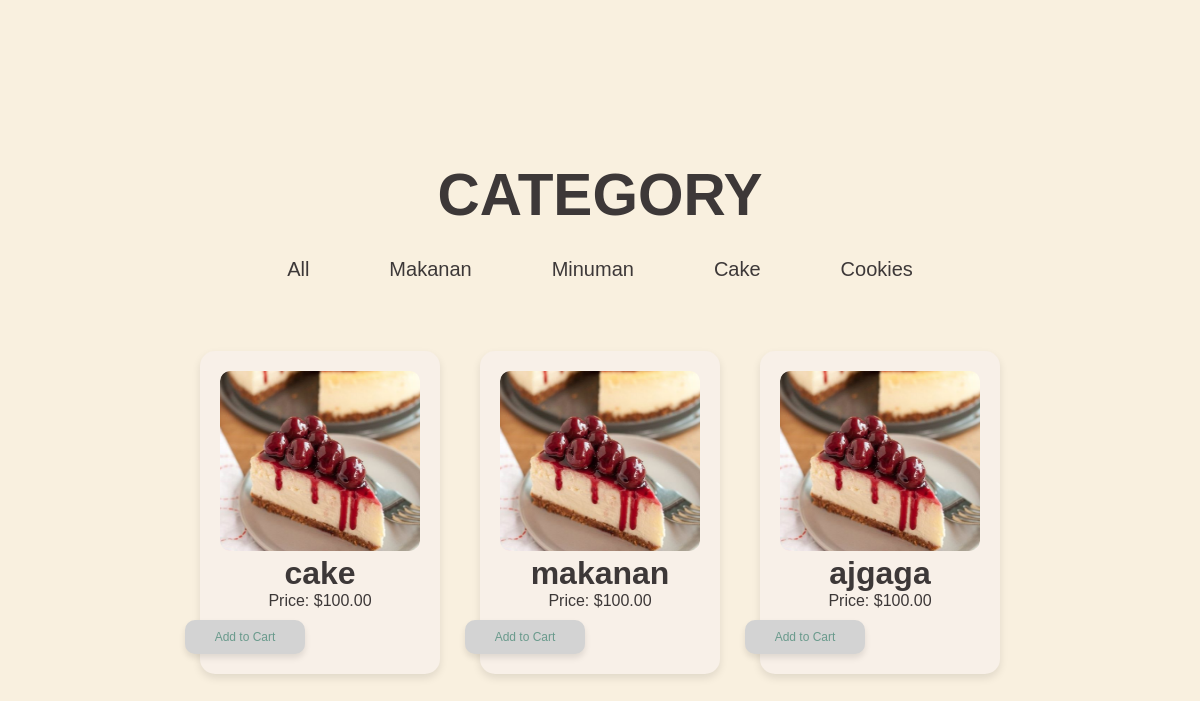
Before: / (lower part) with the older database file.
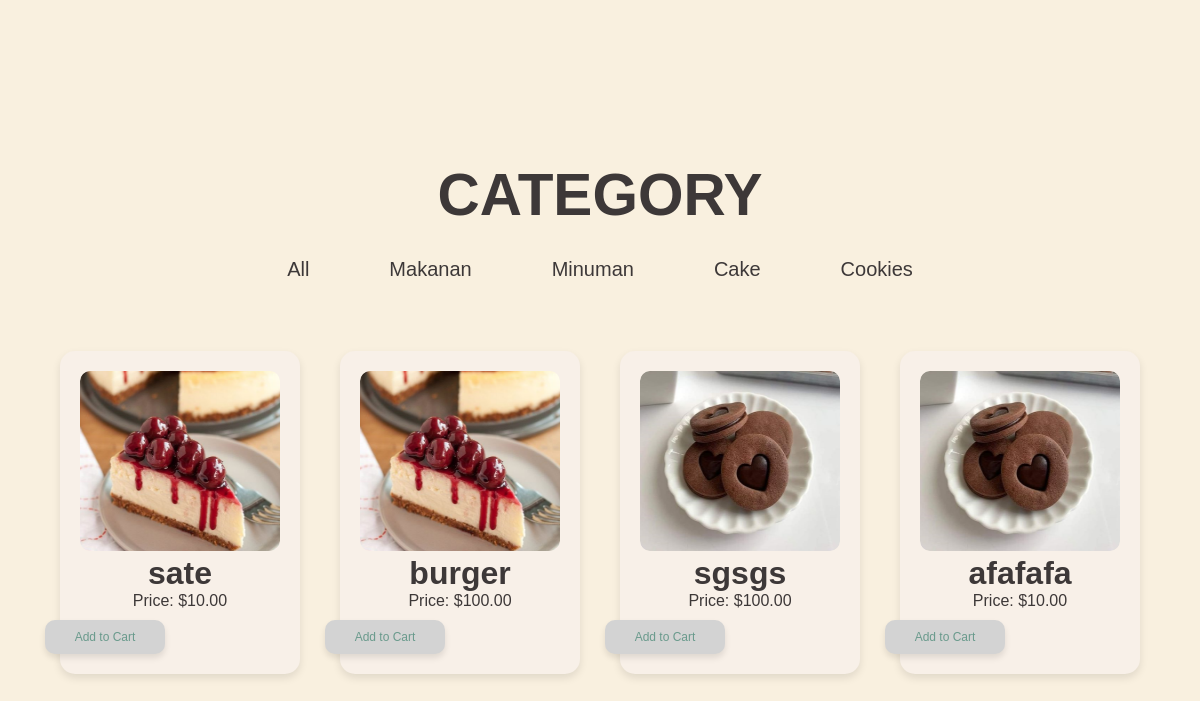
After: the same page with the newer database file.
### webku/models.py (models this page shows, shortened)
class makanan2(models.Model):
    nama_category = models.CharField(max_length=100)
    harga = models.DecimalField(max_digits=10, decimal_places=2)
    gambar = models.ImageField(upload_to='category_makanan/')
    category = models.CharField(max_length=50, default='', choices=[
        ('makanan', 'Makanan'),
        ('minuman', 'Minuman'),
        ('cake', 'Cake'),
        ('cookies', 'Cookies'),
    ])

### webku/views.py (the view)
# urls.py: path('', views.home_page, name='home'),
def home_page(request):
    makanan_list = Makanan.objects.all()  # Ambil semua data makanan dari database
    makanan2_list = makanan2.objects.all()
    context = {
        'makanan_list': makanan_list,
        'makanan2_list': makanan2_list,
    }
    return render(request, 'home.html', context)

### webku/templates/home.html (shortened to what this page needs)
<!DOCTYPE html>
<html lang="en">
{% load static %}
<head>
    <link rel="stylesheet" href="https://cdnjs.cloudflare.com/ajax/libs/font-awesome/6.0.0-beta3/css/all.min.css">
    <link rel="stylesheet" href="{% static 'css/style.css' %}">
    <link href="https://unpkg.com/aos@2.3.1/dist/aos.css" rel="stylesheet">
</head>
<body>
    <div id="category-section2" class="section2-kedua">
        <h3>CATEGORY</h3>
    </div>
<div id="category-buttons">
    <button onclick="filterCategory('all')">All</button>
    <button onclick="filterCategory('makanan')">Makanan</button>
    <button onclick="filterCategory('minuman')">Minuman</button>
    <button onclick="filterCategory('cake')">Cake</button>
    <button onclick="filterCategory('cookies')">Cookies</button>
</div>
<div class="makanan2-category">
    {% for makanan2 in makanan2_list %}
    <div class="makanan2" data-category="{{ makanan2.category }}">
        <img src="{{ makanan2.gambar.url }}" alt="{{ makanan2.nama_category }}">
        <h1 class="makanan-name">{{ makanan2.nama_category }}</h1>
        <p>Price: ${{ makanan2.harga }}</p>
        <button class="btn-add-to-card">Add to Cart</button>
    </div>
    {% endfor %}
</div>
</body>
</html>

### webku/static/css/style.css (style rules this page uses)
* { margin: 0; padding: 0; box-sizing: border-box; text-decoration: none; }
body { color: rgb(61, 56, 56); margin: auto; font-family: 'MADE Sunflower', sans-serif; overflow: auto; background-color: #f9f0df; animation: gradient 15s ease infinite; background-size: 400% 400%; background-attachment: fixed; }
html { scroll-behavior: smooth; }
.btn-add-to-card { background-color: #d3d3d3; border: none; color: #699a8c; font-size: 12px; font-family: 'MADE Sunflower', sans-serif; padding: 10px 30px; border-radius: 10px; cursor: pointer; margin-top: 10px; box-shadow: 0 4px 6px rgba(0, 0, 0, 0.1); position: relative; left: -75px; }
.section2-kedua { text-align: center; padding-bottom: 200px; font-size: 50px; position: relative; top: 50px; padding-top: 90px; }
.makanan2-category { display: flex; justify-content:center; flex-wrap: wrap; }
.makanan2 { position: relative; text-align: center; background-size: 20px; background-color: #F8F0E8; padding: 20px; border-radius: 15px; box-shadow: 0 4px 8px rgba(0, 0, 0, 0.1); margin: 20px; max-width: 300px; transition: background-color 0.3s ease, box-shadow 0.3s ease; top: -100px; }
.makanan2 img { width: 100%; height: 180px; max-width: 200px; border-radius: 10px; transition: transform 250ms ease; }
#category-buttons { display: flex; justify-content: center; gap: 80px; margin-top: -20px; margin-bottom: 50px; }
#category-buttons button { background: none; border: none; color: inherit; font-size: 20px; font-family: 'MADE Sunflower', sans-serif; cursor: pointer; padding: 0; text-decoration: none; transition: color 0.3s ease; position: relative; top: -100px; }

Changed rows visible on the page:
removed makanan2: gambar (picture), nama_category "cake", harga "100.00"
removed makanan2: gambar (picture), nama_category "makanan", harga "100.00"
removed makanan2: gambar (picture), nama_category "ajgaga", harga "100.00"
added makanan2: gambar (picture), nama_category "sate", harga "10.00"
added makanan2: gambar (picture), nama_category "burger", harga "100.00"
added makanan2: gambar (picture), nama_category "sgsgs", harga "100.00"
added makanan2: gambar (picture), nama_category "afafafa", harga "10.00"
